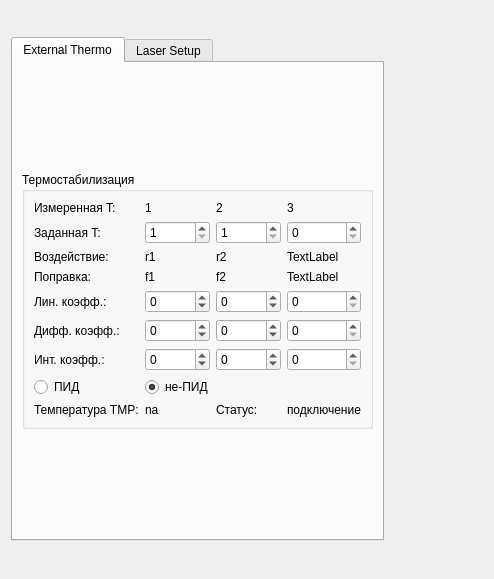
<?xml version="1.0" encoding="UTF-8"?>
<ui version="4.0">
 <class>Form</class>
 <widget class="QWidget" name="Form">
  <property name="geometry">
   <rect>
    <x>0</x>
    <y>0</y>
    <width>494</width>
    <height>579</height>
   </rect>
  </property>
  <property name="windowTitle">
   <string>Form</string>
  </property>
  <layout class="QVBoxLayout" name="verticalLayout">
   <item>
    <widget class="QTabWidget" name="tabWidget">
     <property name="sizePolicy">
      <sizepolicy hsizetype="Maximum" vsizetype="Maximum">
       <horstretch>0</horstretch>
       <verstretch>0</verstretch>
      </sizepolicy>
     </property>
     <property name="currentIndex">
      <number>0</number>
     </property>
     <widget class="QWidget" name="tab">
      <attribute name="title">
       <string>External Thermo</string>
      </attribute>
      <layout class="QHBoxLayout" name="horizontalLayout">
       <item>
        <widget class="QGroupBox" name="groupBox_6">
         <property name="sizePolicy">
          <sizepolicy hsizetype="Maximum" vsizetype="Maximum">
           <horstretch>0</horstretch>
           <verstretch>0</verstretch>
          </sizepolicy>
         </property>
         <property name="title">
          <string>Термостабилизация</string>
         </property>
         <layout class="QGridLayout" name="gridLayout_7">
          <item row="1" column="3">
           <widget class="QSpinBox" name="spinBox_t3"/>
          </item>
          <item row="0" column="3">
           <widget class="QLabel" name="label_t3">
            <property name="text">
             <string>3</string>
            </property>
           </widget>
          </item>
          <item row="4" column="3">
           <widget class="QSpinBox" name="spinBox_a3"/>
          </item>
          <item row="3" column="3">
           <widget class="QLabel" name="label_f3">
            <property name="text">
             <string>TextLabel</string>
            </property>
           </widget>
          </item>
          <item row="0" column="0">
           <widget class="QLabel" name="label_16">
            <property name="text">
             <string>Измеренная T:</string>
            </property>
           </widget>
          </item>
          <item row="6" column="1">
           <widget class="QSpinBox" name="spinBox_c1">
            <property name="minimum">
             <number>-32767</number>
            </property>
            <property name="maximum">
             <number>32767</number>
            </property>
           </widget>
          </item>
          <item row="5" column="2">
           <widget class="QSpinBox" name="spinBox_b2">
            <property name="minimum">
             <number>-32767</number>
            </property>
            <property name="maximum">
             <number>32767</number>
            </property>
           </widget>
          </item>
          <item row="7" column="1" colspan="2">
           <widget class="QRadioButton" name="radioButton_2">
            <property name="text">
             <string>не-ПИД</string>
            </property>
            <property name="checked">
             <bool>true</bool>
            </property>
           </widget>
          </item>
          <item row="4" column="0">
           <widget class="QLabel" name="label_20">
            <property name="text">
             <string>Лин. коэфф.:</string>
            </property>
           </widget>
          </item>
          <item row="1" column="1">
           <widget class="QSpinBox" name="spinBox_t1">
            <property name="minimum">
             <number>1</number>
            </property>
            <property name="maximum">
             <number>65535</number>
            </property>
            <property name="singleStep">
             <number>10</number>
            </property>
           </widget>
          </item>
          <item row="4" column="2">
           <widget class="QSpinBox" name="spinBox_a2">
            <property name="minimum">
             <number>-32767</number>
            </property>
            <property name="maximum">
             <number>32767</number>
            </property>
           </widget>
          </item>
          <item row="5" column="0">
           <widget class="QLabel" name="label_21">
            <property name="text">
             <string>Дифф. коэфф.:</string>
            </property>
           </widget>
          </item>
          <item row="2" column="0">
           <widget class="QLabel" name="label_18">
            <property name="text">
             <string>Воздействие:</string>
            </property>
           </widget>
          </item>
          <item row="6" column="2">
           <widget class="QSpinBox" name="spinBox_c2">
            <property name="minimum">
             <number>-32767</number>
            </property>
            <property name="maximum">
             <number>32767</number>
            </property>
           </widget>
          </item>
          <item row="1" column="2">
           <widget class="QSpinBox" name="spinBox_t2">
            <property name="minimum">
             <number>1</number>
            </property>
            <property name="maximum">
             <number>65535</number>
            </property>
            <property name="singleStep">
             <number>10</number>
            </property>
           </widget>
          </item>
          <item row="5" column="3">
           <widget class="QSpinBox" name="spinBox_b3"/>
          </item>
          <item row="1" column="0">
           <widget class="QLabel" name="label_17">
            <property name="text">
             <string>Заданная T:</string>
            </property>
           </widget>
          </item>
          <item row="6" column="0">
           <widget class="QLabel" name="label_22">
            <property name="text">
             <string>Инт. коэфф.:</string>
            </property>
           </widget>
          </item>
          <item row="3" column="0">
           <widget class="QLabel" name="label_23">
            <property name="text">
             <string>Поправка:</string>
            </property>
           </widget>
          </item>
          <item row="0" column="2">
           <widget class="QLabel" name="label_t2">
            <property name="text">
             <string>2</string>
            </property>
           </widget>
          </item>
          <item row="5" column="1">
           <widget class="QSpinBox" name="spinBox_b1">
            <property name="minimum">
             <number>-32767</number>
            </property>
            <property name="maximum">
             <number>32767</number>
            </property>
           </widget>
          </item>
          <item row="4" column="1">
           <widget class="QSpinBox" name="spinBox_a1">
            <property name="minimum">
             <number>-32767</number>
            </property>
            <property name="maximum">
             <number>32767</number>
            </property>
           </widget>
          </item>
          <item row="2" column="1">
           <widget class="QLabel" name="label_r1">
            <property name="text">
             <string>r1</string>
            </property>
           </widget>
          </item>
          <item row="2" column="2">
           <widget class="QLabel" name="label_r2">
            <property name="text">
             <string>r2</string>
            </property>
           </widget>
          </item>
          <item row="3" column="2">
           <widget class="QLabel" name="label_f2">
            <property name="text">
             <string>f2</string>
            </property>
           </widget>
          </item>
          <item row="7" column="0">
           <widget class="QRadioButton" name="radioButton">
            <property name="text">
             <string>ПИД</string>
            </property>
            <property name="checkable">
             <bool>false</bool>
            </property>
            <property name="checked">
             <bool>false</bool>
            </property>
           </widget>
          </item>
          <item row="6" column="3">
           <widget class="QSpinBox" name="spinBox_c3"/>
          </item>
          <item row="2" column="3">
           <widget class="QLabel" name="label_r3">
            <property name="text">
             <string>TextLabel</string>
            </property>
           </widget>
          </item>
          <item row="3" column="1">
           <widget class="QLabel" name="label_f1">
            <property name="text">
             <string>f1</string>
            </property>
           </widget>
          </item>
          <item row="8" column="0">
           <widget class="QLabel" name="label">
            <property name="sizePolicy">
             <sizepolicy hsizetype="Preferred" vsizetype="Minimum">
              <horstretch>0</horstretch>
              <verstretch>0</verstretch>
             </sizepolicy>
            </property>
            <property name="text">
             <string>Температура TMP:</string>
            </property>
           </widget>
          </item>
          <item row="8" column="1">
           <widget class="QLabel" name="label_19">
            <property name="sizePolicy">
             <sizepolicy hsizetype="Minimum" vsizetype="Minimum">
              <horstretch>0</horstretch>
              <verstretch>0</verstretch>
             </sizepolicy>
            </property>
            <property name="text">
             <string>na</string>
            </property>
           </widget>
          </item>
          <item row="8" column="2">
           <widget class="QLabel" name="label_24">
            <property name="sizePolicy">
             <sizepolicy hsizetype="Preferred" vsizetype="Minimum">
              <horstretch>0</horstretch>
              <verstretch>0</verstretch>
             </sizepolicy>
            </property>
            <property name="text">
             <string>Статус:</string>
            </property>
           </widget>
          </item>
          <item row="8" column="3">
           <widget class="QLabel" name="label_status">
            <property name="text">
             <string>подключение</string>
            </property>
           </widget>
          </item>
          <item row="0" column="1">
           <widget class="QLabel" name="label_t1">
            <property name="text">
             <string>1</string>
            </property>
           </widget>
          </item>
         </layout>
        </widget>
       </item>
      </layout>
     </widget>
     <widget class="QWidget" name="tab_2">
      <attribute name="title">
       <string>Laser Setup</string>
      </attribute>
      <layout class="QGridLayout" name="gridLayout">
       <item row="1" column="1">
        <widget class="QGroupBox" name="groupBox_5">
         <property name="sizePolicy">
          <sizepolicy hsizetype="Preferred" vsizetype="Preferred">
           <horstretch>0</horstretch>
           <verstretch>0</verstretch>
          </sizepolicy>
         </property>
         <property name="title">
          <string>FOL 2</string>
         </property>
         <layout class="QGridLayout" name="gridLayout_6">
          <item row="1" column="0">
           <widget class="QLabel" name="label_15">
            <property name="text">
             <string>Темп.</string>
            </property>
           </widget>
          </item>
          <item row="0" column="0">
           <widget class="QLabel" name="label_14">
            <property name="text">
             <string>Ток</string>
            </property>
           </widget>
          </item>
          <item row="1" column="1">
           <widget class="QSpinBox" name="spinBox_12">
            <property name="maximum">
             <number>65535</number>
            </property>
            <property name="singleStep">
             <number>10</number>
            </property>
           </widget>
          </item>
          <item row="0" column="1">
           <widget class="QSpinBox" name="spinBox_11">
            <property name="maximum">
             <number>65535</number>
            </property>
            <property name="singleStep">
             <number>10</number>
            </property>
           </widget>
          </item>
         </layout>
        </widget>
       </item>
       <item row="1" column="0">
        <widget class="QGroupBox" name="groupBox_4">
         <property name="title">
          <string>FOL 1</string>
         </property>
         <layout class="QGridLayout" name="gridLayout_5">
          <item row="0" column="0">
           <widget class="QLabel" name="label_12">
            <property name="text">
             <string>Ток</string>
            </property>
           </widget>
          </item>
          <item row="1" column="0">
           <widget class="QLabel" name="label_13">
            <property name="text">
             <string>Темп.</string>
            </property>
           </widget>
          </item>
          <item row="0" column="1">
           <widget class="QSpinBox" name="spinBox_9">
            <property name="maximum">
             <number>4095</number>
            </property>
            <property name="singleStep">
             <number>10</number>
            </property>
           </widget>
          </item>
          <item row="1" column="1">
           <widget class="QSpinBox" name="spinBox_10">
            <property name="maximum">
             <number>65535</number>
            </property>
            <property name="singleStep">
             <number>10</number>
            </property>
           </widget>
          </item>
         </layout>
        </widget>
       </item>
       <item row="2" column="0">
        <widget class="QGroupBox" name="groupBox_3">
         <property name="title">
          <string>DIL</string>
         </property>
         <layout class="QGridLayout" name="gridLayout_4">
          <item row="0" column="0">
           <widget class="QLabel" name="label_8">
            <property name="text">
             <string>Ток</string>
            </property>
           </widget>
          </item>
          <item row="1" column="0">
           <widget class="QLabel" name="label_9">
            <property name="text">
             <string>Темп.</string>
            </property>
           </widget>
          </item>
          <item row="0" column="1">
           <widget class="QSpinBox" name="spinBox_5">
            <property name="maximum">
             <number>4095</number>
            </property>
            <property name="singleStep">
             <number>10</number>
            </property>
           </widget>
          </item>
          <item row="1" column="1">
           <widget class="QSpinBox" name="spinBox_6">
            <property name="maximum">
             <number>65535</number>
            </property>
            <property name="singleStep">
             <number>10</number>
            </property>
           </widget>
          </item>
         </layout>
        </widget>
       </item>
       <item row="2" column="1">
        <widget class="QGroupBox" name="groupBox_2">
         <property name="title">
          <string>PROM</string>
         </property>
         <layout class="QGridLayout" name="gridLayout_3">
          <item row="0" column="0">
           <widget class="QLabel" name="label_6">
            <property name="text">
             <string>HV</string>
            </property>
           </widget>
          </item>
          <item row="1" column="0">
           <widget class="QLabel" name="label_7">
            <property name="text">
             <string>Shift</string>
            </property>
           </widget>
          </item>
          <item row="0" column="1">
           <widget class="QSpinBox" name="spinBox_3">
            <property name="maximum">
             <number>65535</number>
            </property>
            <property name="singleStep">
             <number>10</number>
            </property>
           </widget>
          </item>
          <item row="1" column="1">
           <widget class="QSpinBox" name="spinBox_4">
            <property name="maximum">
             <number>65535</number>
            </property>
            <property name="singleStep">
             <number>10</number>
            </property>
           </widget>
          </item>
         </layout>
        </widget>
       </item>
       <item row="0" column="0" colspan="2">
        <widget class="QGroupBox" name="groupBox">
         <property name="sizePolicy">
          <sizepolicy hsizetype="Preferred" vsizetype="Preferred">
           <horstretch>0</horstretch>
           <verstretch>0</verstretch>
          </sizepolicy>
         </property>
         <property name="minimumSize">
          <size>
           <width>0</width>
           <height>0</height>
          </size>
         </property>
         <property name="title">
          <string>ПФГИ</string>
         </property>
         <layout class="QGridLayout" name="gridLayout_2">
          <item row="3" column="0">
           <widget class="QLabel" name="label_5">
            <property name="text">
             <string>Длительность</string>
            </property>
           </widget>
          </item>
          <item row="4" column="1">
           <widget class="QSpinBox" name="spinBox_7">
            <property name="maximum">
             <number>65535</number>
            </property>
           </widget>
          </item>
          <item row="6" column="0">
           <widget class="QLabel" name="label_25">
            <property name="text">
             <string>T scan period</string>
            </property>
           </widget>
          </item>
          <item row="6" column="1">
           <widget class="QSpinBox" name="spinBox_TScanPeriod">
            <property name="maximum">
             <number>500</number>
            </property>
           </widget>
          </item>
          <item row="5" column="0">
           <widget class="QLabel" name="label_11">
            <property name="text">
             <string>T scan amplitude</string>
            </property>
           </widget>
          </item>
          <item row="0" column="0">
           <widget class="QLabel" name="label_2">
            <property name="text">
             <string>Амплитуда</string>
            </property>
           </widget>
          </item>
          <item row="3" column="1">
           <widget class="QCheckBox" name="checkBox_2">
            <property name="text">
             <string>PC5</string>
            </property>
           </widget>
          </item>
          <item row="1" column="0">
           <widget class="QLabel" name="label_3">
            <property name="text">
             <string>Пьедестал</string>
            </property>
           </widget>
          </item>
          <item row="4" column="0">
           <widget class="QLabel" name="label_10">
            <property name="text">
             <string>T set</string>
            </property>
           </widget>
          </item>
          <item row="2" column="0">
           <widget class="QLabel" name="label_4">
            <property name="text">
             <string>Длительность</string>
            </property>
           </widget>
          </item>
          <item row="0" column="1">
           <widget class="QSpinBox" name="spinBox">
            <property name="maximum">
             <number>65535</number>
            </property>
            <property name="singleStep">
             <number>10</number>
            </property>
            <property name="value">
             <number>0</number>
            </property>
           </widget>
          </item>
          <item row="5" column="1">
           <widget class="QSpinBox" name="PFGI_TscanAmp">
            <property name="maximum">
             <number>65535</number>
            </property>
            <property name="singleStep">
             <number>10</number>
            </property>
           </widget>
          </item>
          <item row="1" column="1">
           <widget class="QSpinBox" name="spinBox_2">
            <property name="maximum">
             <number>65535</number>
            </property>
            <property name="singleStep">
             <number>10</number>
            </property>
           </widget>
          </item>
          <item row="2" column="1">
           <widget class="QCheckBox" name="checkBox">
            <property name="text">
             <string>PC4</string>
            </property>
           </widget>
          </item>
         </layout>
        </widget>
       </item>
       <item row="3" column="0">
        <widget class="QCheckBox" name="checkBox_3">
         <property name="text">
          <string>LED</string>
         </property>
        </widget>
       </item>
      </layout>
     </widget>
    </widget>
   </item>
  </layout>
 </widget>
 <resources/>
 <connections/>
</ui>
